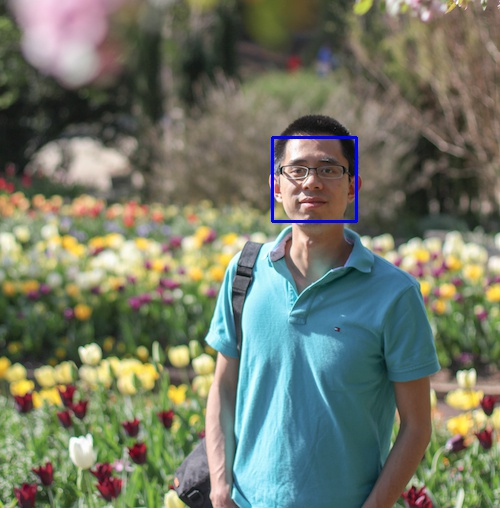
#> input picture python/book/vikings.jpg, 500 x 508 px
$ python cornerdetec.py
#> lines starting #> are read from the running program, lines starting #| are printed output that depends on the picture; after the words box and inside, x2 and y2 are one past the last pixel; in counts of white or black regions, pixels touching at a corner belong together
import cv2
import numpy as np

img = cv2.imread('vikings.jpg')
#> img is the input picture: shape (508, 500, 3); mean B, G, R 103.7, 120.5, 114.6
gray = cv2.cvtColor(img, cv2.COLOR_BGR2GRAY)
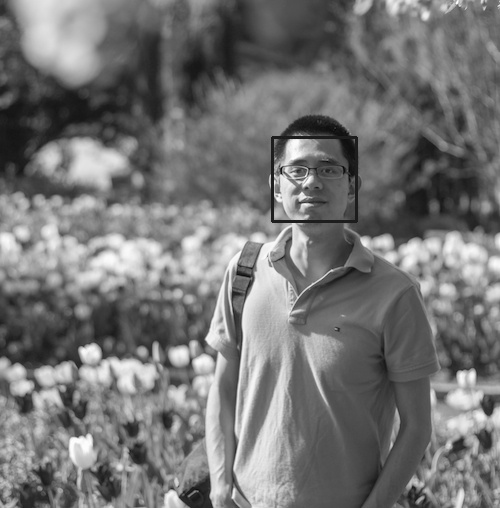
#> gray: shape (508, 500); min 4, max 255, mean 116.8
gray = np.float32(gray)
dst = cv2.cornerHarris(gray, 2, 23, 0.04)
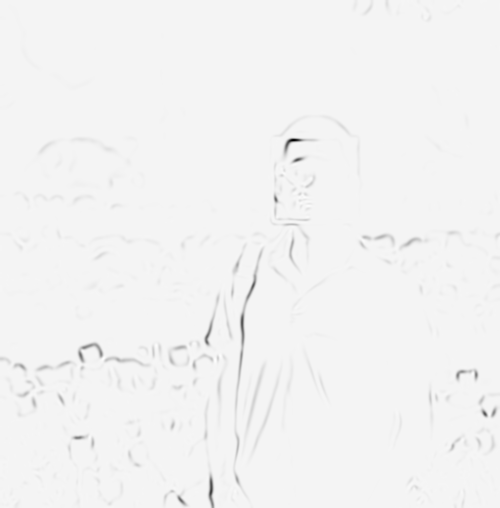
#> dst: shape (508, 500) float32; min -6.49e+29, max 2.66e+28, mean -3.96e+27; drawn with min black and max white
img[dst>0.01 * dst.max()] = [0, 0, 255]
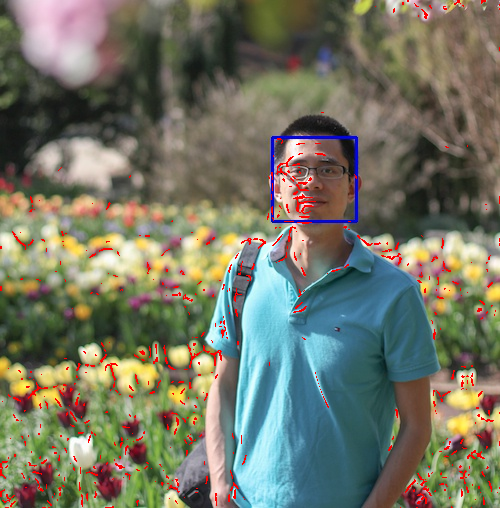
#> img: shape (508, 500, 3); 1.83% of pixels changed, all inside (x1, y1, x2, y2) = (0, 0, 500, 508)
while (True):
  cv2.imshow('corners', img)
  if cv2.waitKey(1000 / 12) & 0xff == ord("q"):
#> (key q is pressed here)
    break
cv2.destroyAllWindows()
